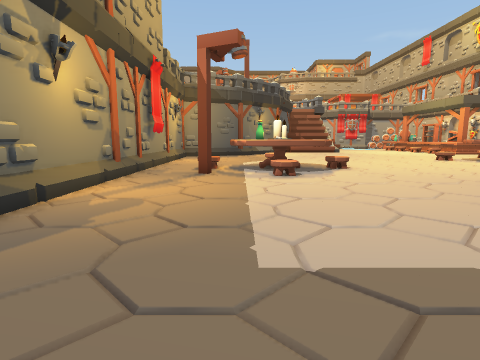
[1] (above)

19 first-person views from a walk through a 3-D level made in the Unity game engine. The camera is 1.2 m above the floor, tilts 8° down and sees 80° across. Doors are open. The floor is counted in squares, 1 m on a side. Each view is taken from the middle of a square. On the plan, view 1 faces up. The plan holds only what a view shows up to about 13 squares ahead; the rest is blank. The place goes on beyond the plan. The player character is not drawn. Some animated figures are left out.

[2]
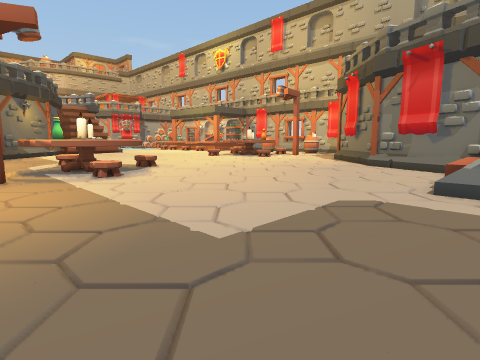

[3]
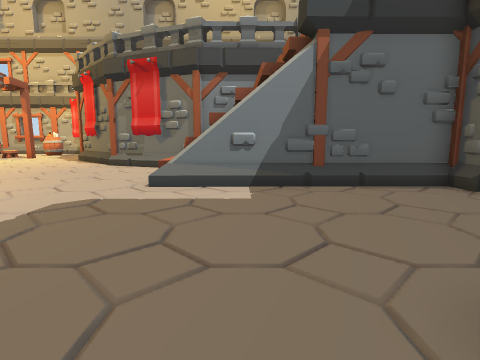

[4]
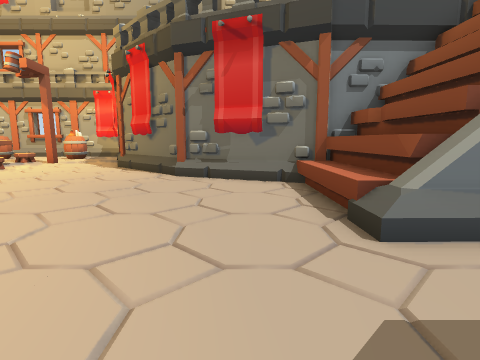

[5]
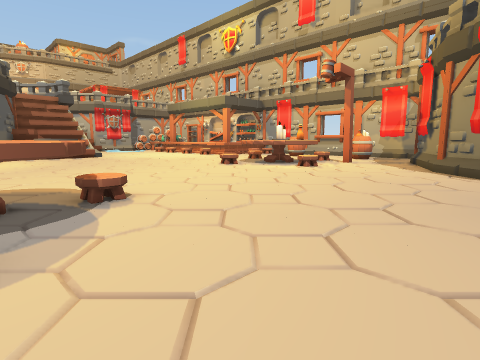

[6]
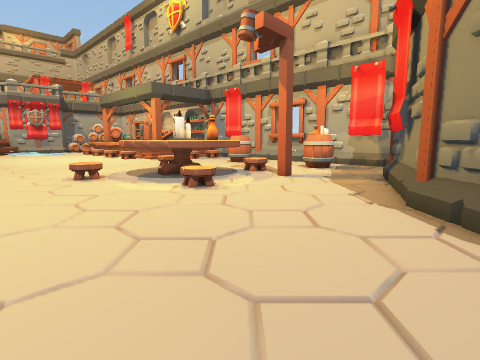

[7]
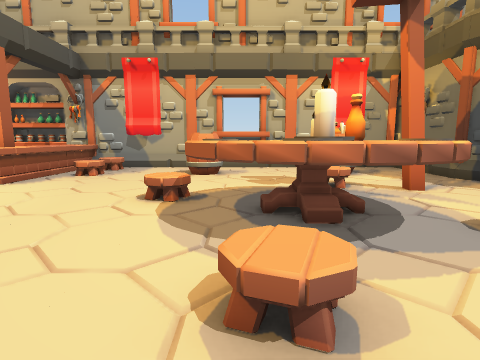

[8]
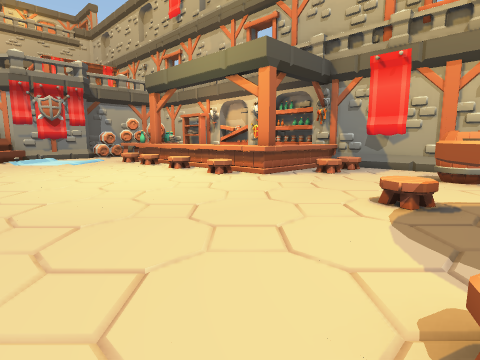

[9]
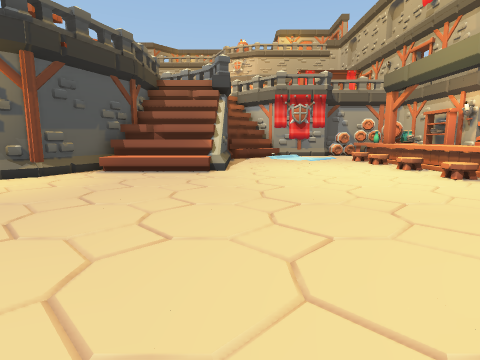

[10]
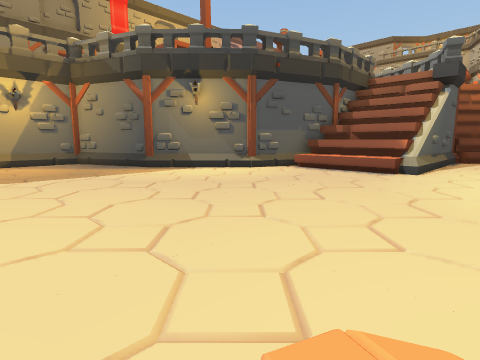

[11]
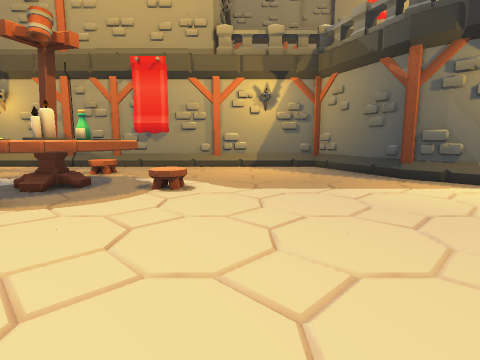

[12]
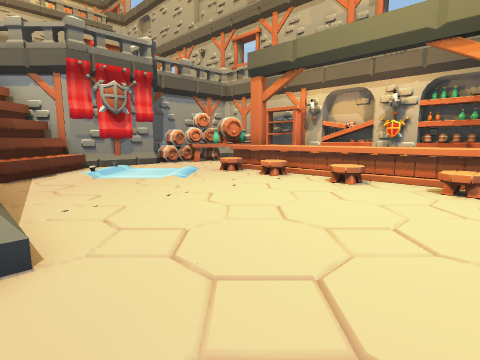

[13]
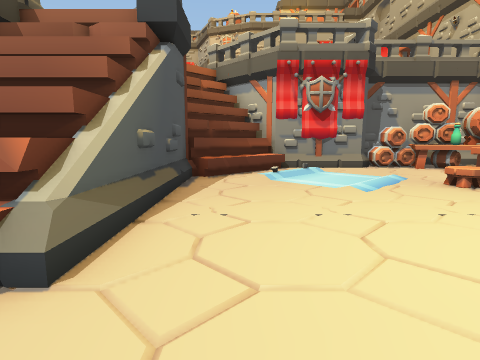

[14]
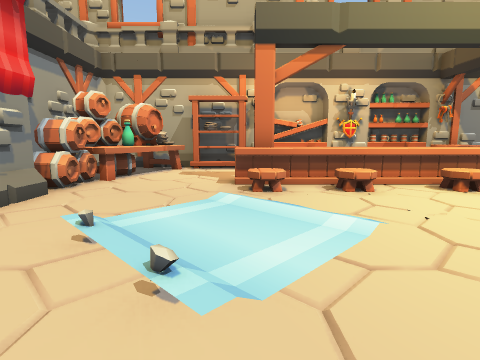

[15]
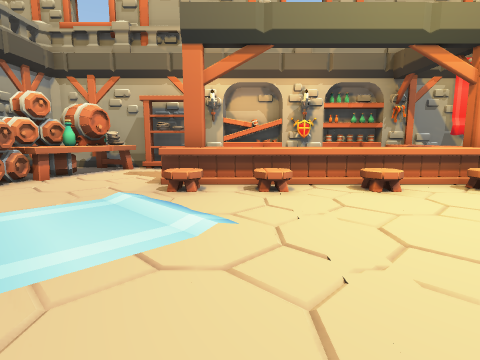

[16]
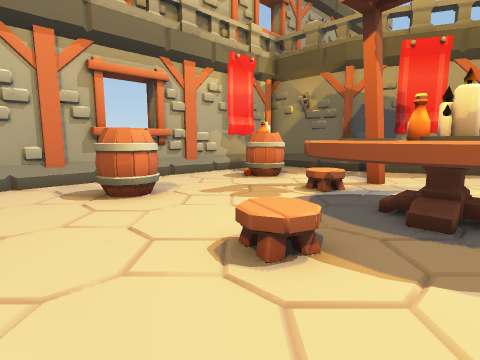

[17]
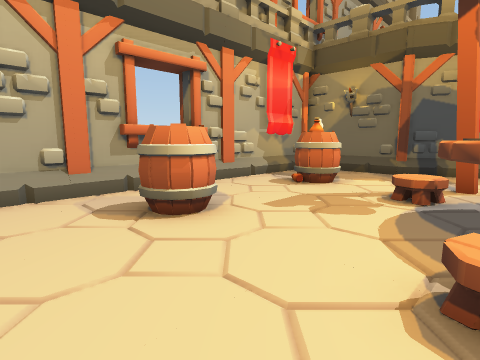

[18]
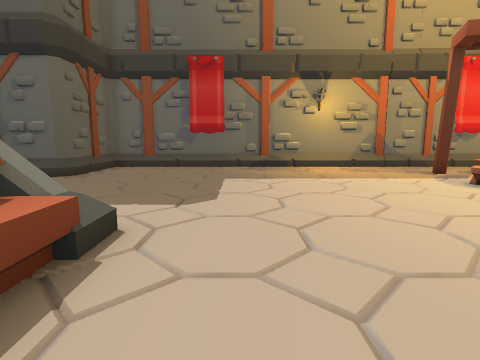

[19]
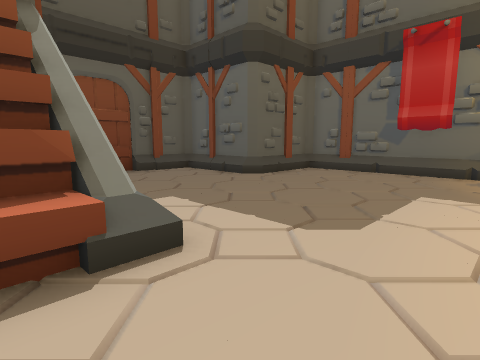

### Floor plan
Key: @ floor where view 1 was taken; # wall or solid block; . main floor; : floor 0.25 m higher than the main floor; + floor 0.5 m higher than the main floor; * floor 0.75 m higher than the main floor; / step, stairs or slope; = window, fence, low wall or low ledge; ^ raised ledge; B bottle; T table; C candle; A banner; R barrel; S shelf; O other object.
Columns run from 4 left of view 1 to 23 right of it. Each row starts with its distance up from view 1.
 39                        #####
 38                ######OOTTT.#
 37               #^^#....TTTTT#
 36              #^^^.......TTT#
 35              #^^.//.......O#
 34              #=.// .......O#
 33              #../. ://O...O#
 32              #....:/.OO.   #
 31              #..../...O    S
 30            ###.......OO    S
 29         #^^^^#........O    #
 28         #^^^^^.......OO    O
 27        ##++++=........O    O
 26        #/.............O    O
 25       ##.............O^    O
 24      ##...............^^OOO#
 23     ##...................  #
 22   ###...................O..#
 21 ###........................#
 20 #..........................#
 19 #.......................R..#
 18 #..................T....RR.#
 17 #...............OTTTT......#
 16 #................TTCTT.....#
 15 #.....O..........T BB .....#
 14 #  ..TTT..........TTT...RR.#
 13 #... BTT.............O..RR.#
 12 #..OTBCTT..................#
 11 #...TTTT...................#
 10 #..O.TT................#####
  9 #...................####
  8 #..................##
  7 #................A##
  6 #................##
  5 #...............##
  4 #..............##
  3 #..............#
  2 #............./#
  1 #........./***##
  0 #...@.....^^^^#
 -1 #.........#####
 -2 #.........#
 -3 ####......#
 -4    #......#
 -5    ##.....#
 -6     ##....#
 -7     #######

Positions as (right, up) in squares from view 1, and headings:
1: (0, 0), facing up
2: (-2, 0), facing up-right
3: (-2, -1), facing right
4: (2, 3), facing right
5: (2, 6), facing up-right
6: (9, 7), facing up-right
7: (10, 17), facing right
8: (10, 17), facing up-right
9: (10, 16), facing up
10: (12, 16), facing up-left
11: (9, 17), facing left
12: (9, 24), facing up-right
13: (11, 25), facing up
14: (10, 33), facing right
15: (10, 31), facing right
16: (14, 21), facing down-right
17: (16, 21), facing down-right
18: (9, 3), facing left
19: (7, 4), facing down-left
